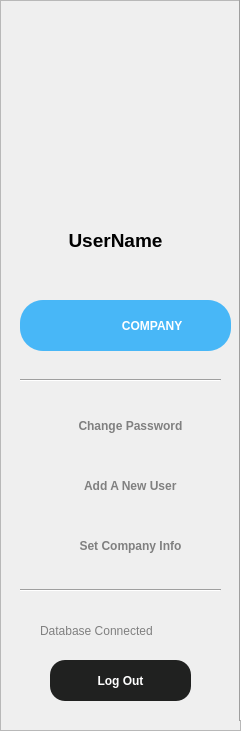
    <widget class="QFrame" name="AdminFrame">
     <property name="geometry">
      <rect>
       <x>-10</x>
       <y>0</y>
       <width>241</width>
       <height>731</height>
      </rect>
     </property>
     <property name="styleSheet">
      <string notr="true">#AdminFrame{
background:white;
}
QPushButton{
	background:transparent;;
border-radius:23px;
	font-weight:bold;
color:gray;
outline: 0px
	
}
QPushButton:hover{
	background:rgb(72, 183, 247);
	color:white
}
QPushButton:focus{
background:rgb(72, 183, 247);
color:white
 }


</string>
     </property>
     <property name="frameShape">
      <enum>QFrame::StyledPanel</enum>
     </property>
     <property name="frameShadow">
      <enum>QFrame::Raised</enum>
     </property>
     <widget class="QLabel" name="PhotoIcon">
      <property name="geometry">
       <rect>
        <x>40</x>
        <y>40</y>
        <width>161</width>
        <height>161</height>
       </rect>
      </property>
      <property name="styleSheet">
       <string notr="true">#PhotoIcon{
border-radius:30px;
}</string>
      </property>
      <property name="text">
       <string/>
      </property>
      <property name="scaledContents">
       <bool>true</bool>
      </property>
     </widget>
     <widget class="QLabel" name="NameUserAd">
      <property name="geometry">
       <rect>
        <x>40</x>
        <y>220</y>
        <width>151</width>
        <height>41</height>
       </rect>
      </property>
      <property name="styleSheet">
       <string notr="true">#NameUserAd{
	font-size:19px;
	font-weight:bold;
}</string>
      </property>
      <property name="text">
       <string>UserName</string>
      </property>
      <property name="alignment">
       <set>Qt::AlignCenter</set>
      </property>
     </widget>
     <widget class="Line" name="line">
      <property name="geometry">
       <rect>
        <x>20</x>
        <y>370</y>
        <width>201</width>
        <height>20</height>
       </rect>
      </property>
      <property name="styleSheet">
       <string notr="true"/>
      </property>
      <property name="orientation">
       <enum>Qt::Horizontal</enum>
      </property>
     </widget>
     <widget class="QPushButton" name="ChangePassword">
      <property name="geometry">
       <rect>
        <x>20</x>
        <y>400</y>
        <width>211</width>
        <height>51</height>
       </rect>
      </property>
      <property name="text">
       <string>   Change Password</string>
      </property>
      <property name="icon">
       <iconset resource="images.qrc">
        <normaloff>:/images/changepw.png</normaloff>:/images/changepw.png</iconset>
      </property>
      <property name="iconSize">
       <size>
        <width>30</width>
        <height>30</height>
       </size>
      </property>
      <property name="checkable">
       <bool>true</bool>
      </property>
     </widget>
     <widget class="QPushButton" name="Adduser">
      <property name="geometry">
       <rect>
        <x>20</x>
        <y>460</y>
        <width>211</width>
        <height>51</height>
       </rect>
      </property>
      <property name="text">
       <string>    Add A New User </string>
      </property>
      <property name="icon">
       <iconset resource="images.qrc">
        <normaloff>:/images/adminuser.png</normaloff>:/images/adminuser.png</iconset>
      </property>
      <property name="iconSize">
       <size>
        <width>32</width>
        <height>32</height>
       </size>
      </property>
     </widget>
     <widget class="QPushButton" name="CompanyName">
      <property name="geometry">
       <rect>
        <x>20</x>
        <y>520</y>
        <width>211</width>
        <height>51</height>
       </rect>
      </property>
      <property name="text">
       <string>   Set Company Info</string>
      </property>
      <property name="icon">
       <iconset resource="images.qrc">
        <normaloff>:/images/admincompany.png</normaloff>:/images/admincompany.png</iconset>
      </property>
      <property name="iconSize">
       <size>
        <width>30</width>
        <height>30</height>
       </size>
      </property>
     </widget>
     <widget class="QPushButton" name="LogOut">
      <property name="geometry">
       <rect>
        <x>50</x>
        <y>660</y>
        <width>141</width>
        <height>41</height>
       </rect>
      </property>
      <property name="styleSheet">
       <string notr="true">#LogOut{
	background-color:rgb(32, 33, 32);

color:white;
border-radius:15px;
}
#LogOut:hover{
	background-color:black;
color:white;
border-radius:15px;
}</string>
      </property>
      <property name="text">
       <string>Log Out</string>
      </property>
      <property name="icon">
       <iconset resource="images.qrc">
        <normaloff>:/images/clipart2924736.png</normaloff>:/images/clipart2924736.png</iconset>
      </property>
      <property name="iconSize">
       <size>
        <width>30</width>
        <height>30</height>
       </size>
      </property>
     </widget>
     <widget class="Line" name="line_3">
      <property name="geometry">
       <rect>
        <x>20</x>
        <y>580</y>
        <width>201</width>
        <height>20</height>
       </rect>
      </property>
      <property name="orientation">
       <enum>Qt::Horizontal</enum>
      </property>
     </widget>
     <widget class="Line" name="line_2">
      <property name="geometry">
       <rect>
        <x>230</x>
        <y>-10</y>
        <width>20</width>
        <height>731</height>
       </rect>
      </property>
      <property name="orientation">
       <enum>Qt::Vertical</enum>
      </property>
     </widget>
     <widget class="QPushButton" name="ChangePassword_3">
      <property name="geometry">
       <rect>
        <x>20</x>
        <y>300</y>
        <width>211</width>
        <height>51</height>
       </rect>
      </property>
      <property name="styleSheet">
       <string notr="true">#ChangePassword_3{
background:rgb(72, 183, 247);
color:white;}</string>
      </property>
      <property name="text">
       <string>                COMPANY</string>
      </property>
      <property name="icon">
       <iconset resource="images.qrc">
        <normaloff>:/images/changepw.png</normaloff>:/images/changepw.png</iconset>
      </property>
      <property name="iconSize">
       <size>
        <width>30</width>
        <height>30</height>
       </size>
      </property>
     </widget>
     <widget class="QLabel" name="label_47">
      <property name="geometry">
       <rect>
        <x>170</x>
        <y>231</y>
        <width>20</width>
        <height>20</height>
       </rect>
      </property>
      <property name="text">
       <string/>
      </property>
      <property name="pixmap">
       <pixmap resource="images.qrc">:/images/green.png</pixmap>
      </property>
      <property name="scaledContents">
       <bool>true</bool>
      </property>
     </widget>
     <widget class="QLabel" name="label_48">
      <property name="geometry">
       <rect>
        <x>40</x>
        <y>620</y>
        <width>151</width>
        <height>21</height>
       </rect>
      </property>
      <property name="styleSheet">
       <string notr="true">#label_48{
color:gray;
}</string>
      </property>
      <property name="text">
       <string>Database Connected</string>
      </property>
     </widget>
     <widget class="QLabel" name="label_49">
      <property name="geometry">
       <rect>
        <x>190</x>
        <y>620</y>
        <width>31</width>
        <height>21</height>
       </rect>
      </property>
      <property name="text">
       <string/>
      </property>
      <property name="pixmap">
       <pixmap resource="images.qrc">:/images/pngbarn.png</pixmap>
      </property>
      <property name="scaledContents">
       <bool>true</bool>
      </property>
     </widget>
    </widget>
